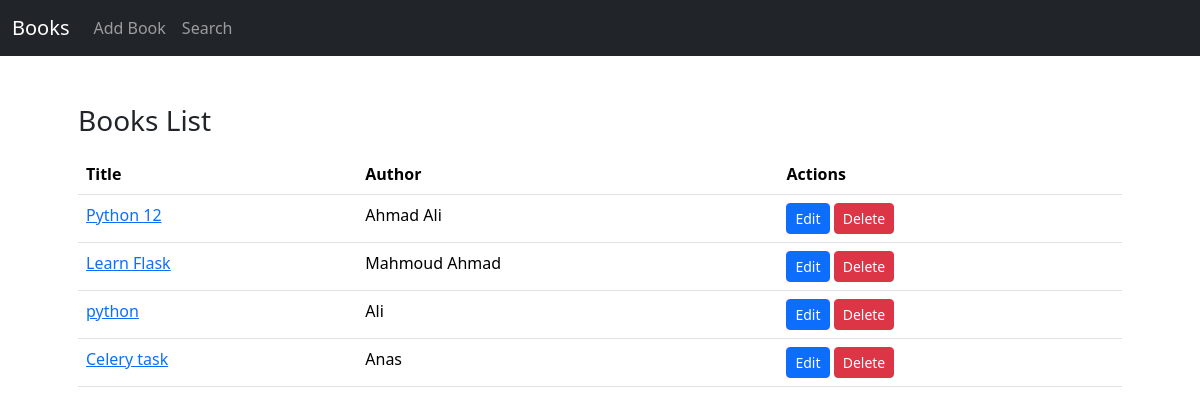
Before: / with the older database file.
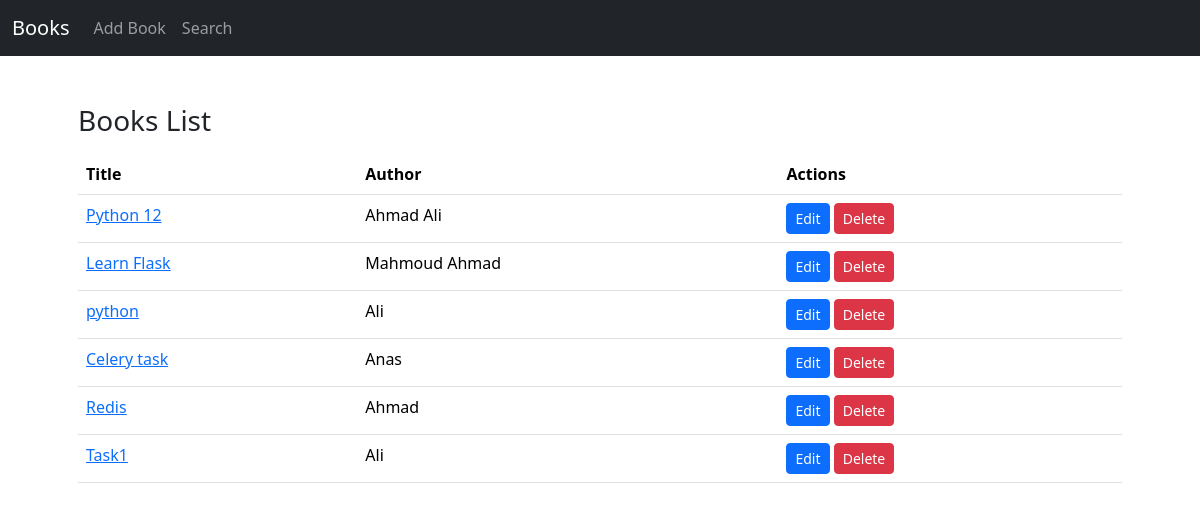
After: the same page with the newer database file.
### models.py (models this page shows)
class Book(db.Model):
    id = db.Column(db.Integer, primary_key=True)
    title = db.Column(db.String(100),nullable=False)
    author_id = db.Column(db.Integer,db.ForeignKey('author.id'),nullable=False)
    reviews = db.relationship('Review',backref='book',lazy=True)

class Author(db.Model):
    id = db.Column(db.Integer, primary_key=True)
    name = db.Column(db.String(100),nullable=False)
    books = db.relationship('Book',backref='author',lazy=True)

### web.py (the view)
@app.route('/')
def index():
    books = Book.query.all()
    return render_template("index.html",books=books)

### templates/index.html
{% extends "base.html" %}
{% block body %}
    <h3>Books List</h3>
    <table class="table mt-3">
        <thead>
            <tr>
                <th>Title</th>
                <th>Author</th>
                <th>Actions</th>
            </tr>
        </thead>
        <tbody>
            {% for book in books %}
            <tr>
                <td><a href="{{url_for('book_detail', id=book.id)}}">{{book.title}}</a></td>
                <td>{{book.author.name}}</td>
                <td>
                    <a href="{{url_for('edit_book', id=book.id) }}" class="btn btn-sm btn-primary">Edit</a>
                    <a href="{{url_for('delete_book', id=book.id) }}" class="btn btn-sm btn-danger">Delete</a>
                </td>
            </tr>
            {% endfor %}
        </tbody>
    </table>
{% endblock body %}

### templates/base.html (shortened to what this page needs)
<!doctype html>
<html lang="en">
  <head>
    <link href="https://cdn.jsdelivr.net/npm/bootstrap@5.3.5/dist/css/bootstrap.min.css" rel="stylesheet">
  </head>
  <body>
    <nav class="navbar navbar-expand-lg navbar-dark bg-dark">
        <div class="container-fluid">
          <a class="navbar-brand" href="/">Books</a>
          <div class="collapse navbar-collapse" id="navbarNav">
            <ul class="navbar-nav">
              <li class="nav-item">
                <a class="nav-link" href="/add-book">Add Book</a>
              </li>
              <li class="nav-item">
                <a class="nav-link" href="{{url_for('search_books')}}">Search</a>
              </li>
            </ul>
          </div>
        </div>
    </nav>
    <div class="container p-5">
        {% block body %}
        {% endblock body %}
    </div>
  </body>
</html>

Changed rows visible on the page:
added Book: title "Redis", author.name "Ahmad"
added Book: title "Task1", author.name "Ali"
